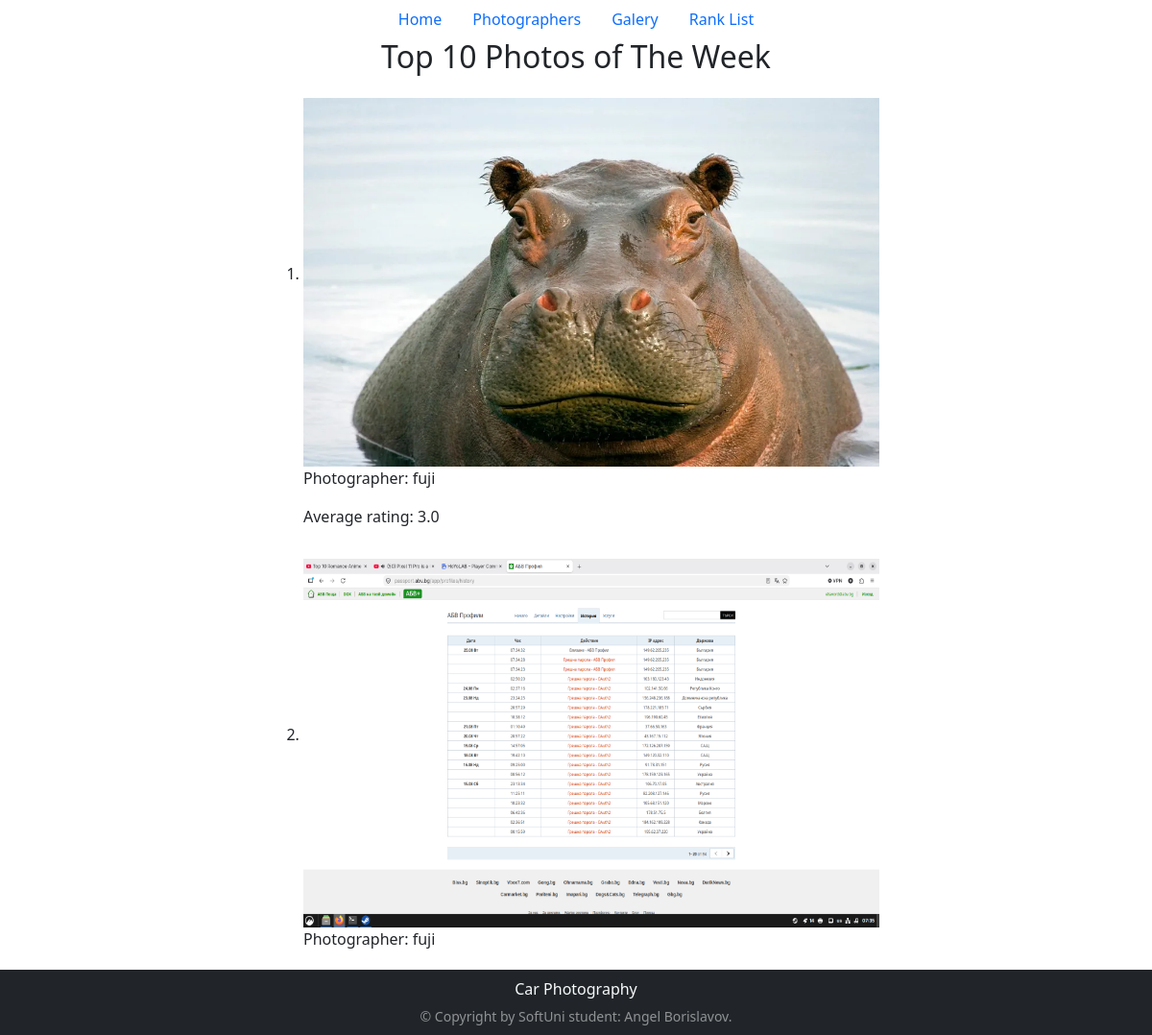
Screenshot of /rank_list with the database file from the repository.
### photos/models.py (models this page shows, shortened)
class CarPhoto(models.Model):
    photographer = models.ForeignKey(
        Photographers,
        on_delete=models.PROTECT,
        related_name="photos",
    )
    created_at = models.DateTimeField(auto_now_add=True)
    title = models.CharField(max_length=100)
    photo = models.ImageField()
    cars = models.ManyToManyField(Car, blank=True, related_name="photos")

### photographers/models.py (models this page shows, shortened)
class Photographers(models.Model):
    name = models.CharField(max_length=255)
    email = models.EmailField()
    biography = models.TextField()

### ranking/views.py (the view)
# urls.py: path('rank_list',ranking_views.rank_list,name='rank_list')
def rank_list(request):
	week_ago = timezone.now() - timedelta(days=7)
	photos_with_ratings = CarPhoto.objects.filter(
		created_at__gte=week_ago
	).annotate(
		average_rating=Avg("ratings__score")
	).order_by("-average_rating", "-created_at")[:10]
	context = {
		'photos_with_ratings': photos_with_ratings,
	}
	return render(request, 'ranking/rank_list.html', context)

### ranking/templates/ranking/rank_list.html
{% extends "pages/base.html" %}
{% block content %}
{% load static %}
<h2>Top 10 Photos of The Week</h2>
<ol>
    {% for photo in photos_with_ratings %}
    <li>
        <img class="car_photo" src="{{ photo.photo.url }}" alt="{{ photo.title }}">
        <p>Photographer: {{ photo.photographer.name }}</p>
        <p>Average rating: {% if photo.average_rating %}{{ photo.average_rating|floatformat:1 }}{% else %}Not rated{% endif %}</p>
    </li>
    {% empty %}
    <li>No photos uploaded in the last week.</li>
    {% endfor %}
</ol>
{% endblock %}

### pages/static/pages/style.css (style rules this page uses)
body { margin: 0; display: grid; place-items: center; padding-bottom:1em; }
.car_photo { width: 600px; height:400px; padding-top: 1em; }

### rows the page displays
CarPhoto: photo (picture), photographer.name "fuji", average_rating "3.0"
CarPhoto: photo (picture), photographer.name "fuji"
